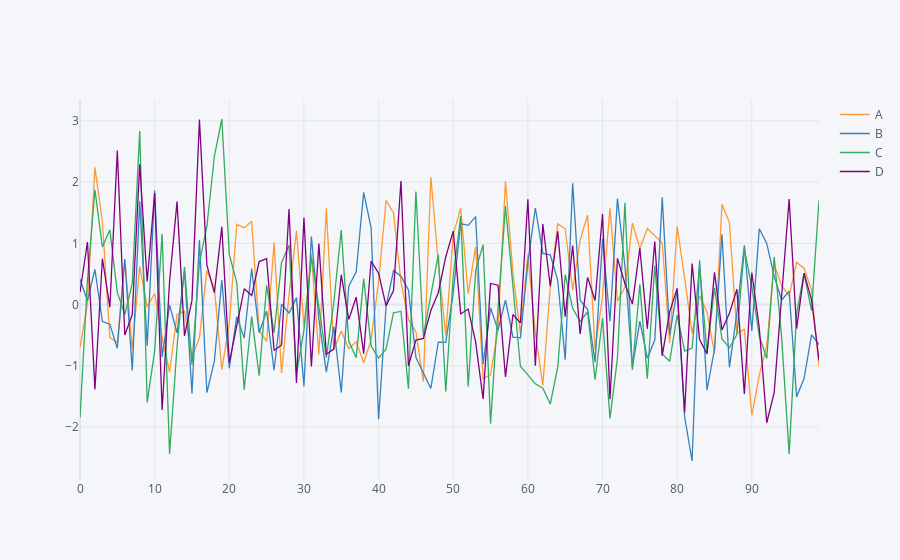

This figure's notebook cell:
### Markdown cell above
## Scatter

### Code cell
df.iplot()
